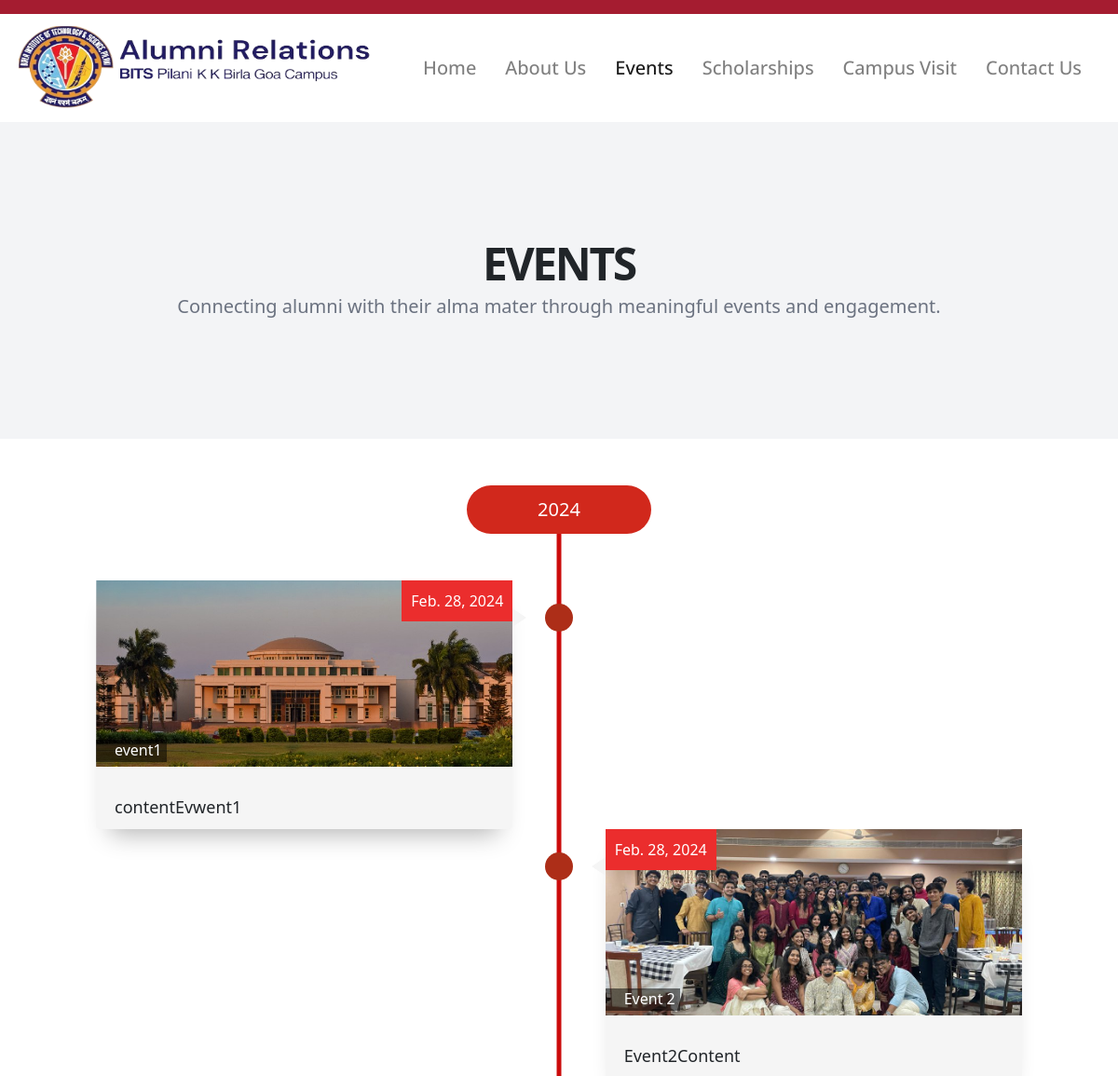
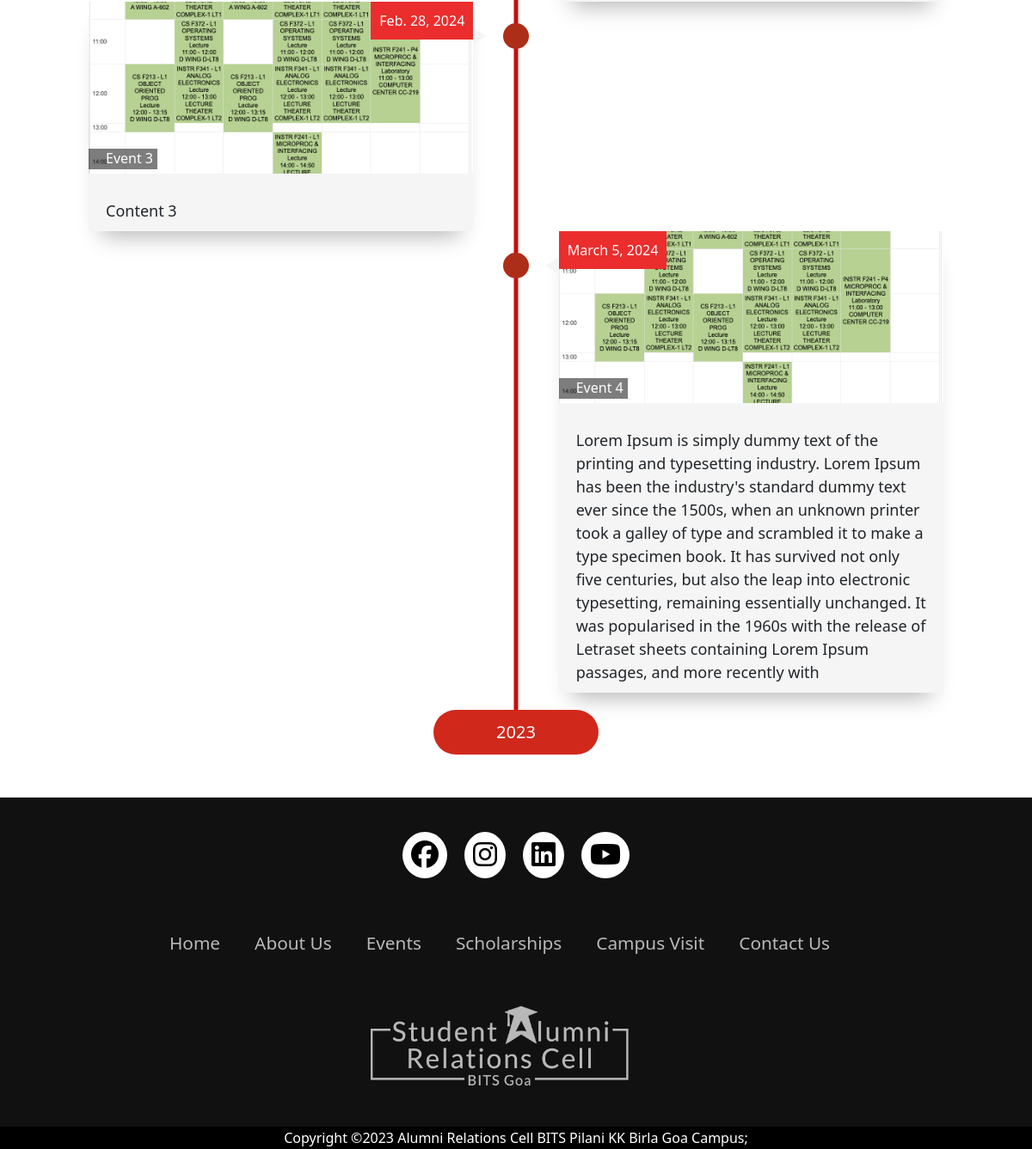
Screenshot of /events/ with the database file from the repository (2 pictures, top to bottom).
### base/models.py (models this page shows, shortened)
class event(models.Model):
    title = models.CharField(max_length=254, null=False, blank=False)
    image = models.ImageField(upload_to="eventsImages/")
    content = models.CharField(max_length=1016, null=False, blank=False)
    date = models.DateField()
    updated = models.DateTimeField(auto_now=True)

### base/views.py (the view)
# urls.py: path('events/', eventView, name="events"),
def eventView(request):
    current_year = datetime.datetime.now().year
    eventObjects = event.objects.filter(date__year=current_year)
    context = {"events": eventObjects,
               "currentYear": current_year,
               "prevYear": current_year-1}
    return render(request, 'base/events.html', context)

### base/templates/base/events.html (shortened to what this page needs)
{%extends "base/base.html"%}
{%load static%}
{% block extrahead %}
  <link rel="stylesheet" href="{% static 'css/events.css' %}">
  <link rel="stylesheet" href="{% static 'css/aboutUs.css' %}">
    <link href="https://cdn.jsdelivr.net/npm/tailwindcss@2.2.16/dist/tailwind.min.css" rel="stylesheet">
{% endblock %}
{%block content%}
<section class="w-full py-12 md:py-24 lg:py-32 bg-gray-100 dark:bg-gray-800">
  <div class="container flex flex-col items-center px-4 md:px-6 space-y-4 mx-auto">
    <div class="text-center space-y-2">
      <h1 class="text-3xl font-bold tracking-tighter sm:text-4xl md:text-5xl">EVENTS</h1>
      <p class="text-gray-500 md:text-xl dark:text-gray-400">
        Connecting alumni with their alma mater through meaningful events and engagement.
      </p>
    </div>
  </div>
</section>
<section style="height: 50px;">
</section>
<section class="timeline">
  <div
    class="container text-center"
    style="
      margin-bottom: 20px;
      position: relative;
      z-index: 1;
      justify-content: center;
    "
  >
    <button
      class="btn btn-lg"
      style="
        background-color: #d1281c;
        border-radius: 50px;
        width: 20%;
        justify-content: center;
        align-items: center;
      "
    >
      <h3 style="color: #ffffff; margin-bottom: 5px; margin-top: 5px">
        {{currentYear}}
      </h3>
    </button>
  </div>
  <div class="container" style="margin-top: 50px; margin-bottom: 50px; position: relative">
    {%for event in events%}
      <div class="timeline-item">
        <div class="timeline-img">
        </div>
        <div class="timeline-content timeline-card js--fadeInRight">
          <div class="timeline-img-header">
            <div class="imageContainer">
              <img class="imageData" src="{{event.image.url}}" alt="img">
            </div>
            <h2 class="title-background">{{event.title}}</h2>
          </div>
          <div class="date">{{event.date}}</div>
          <p>
            {{event.content}}
          </p>
        </div>
      </div>
    {%endfor%}
    <div class="container text-center"
      style="
        margin-top: 20px;
        margin-bottom: 20px;
        position: relative;
        z-index: 1;
        justify-content: center;
      "
    >
      <button
        class="btn btn-lg"
        style="
          background-color: #d1281c;
          border-radius: 50px;
          width: 20%;
          justify-content: center;
          align-items: center;
        "
      >
        <h3 style="color: #ffffff; margin-bottom: 5px; margin-top: 5px">
          {{prevYear}}
        </h3>
      </button>
    </div>
  </div>
</section>
{%endblock%}

### base/static/css/styles.css (style rules this page uses)
body { font-family: Arial, sans-serif; max-width: 100%; overflow-x: hidden; margin: 0; padding: 0; box-sizing: border-box; }
.container { width: 90%; margin: 0 auto; max-width: 1200px; }

### base/static/css/events.css (style rules this page uses)
html, body { overflow-x: hidden; }
h1 { font-size: 200%; text-transform: uppercase; letter-spacing: 3px; font-weight: 400; }
.timeline-img { width: 30px; height: 30px; background: #ad2e18; border-radius: 50%; position: absolute; left: 50%; margin-top: 25px; margin-left: -15px; object-fit: cover; object-position: center; }
.timeline-img-header { background: linear-gradient(rgba(0, 0, 0, 0), rgba(0, 0, 0, 0.4)); background-size: cover; height: 200px; position: relative; margin-bottom: 20px; overflow: hidden; }
.timeline-img-header img { width: 100%; height: auto; position: absolute; top: 50%; left: 50%; transform: translate(-50%, -50%); object-fit: contain; margin: 0 auto; }
.timeline { position: relative; }
.timeline::before { content: ""; background: #cc0c0c; width: 5px; height: calc(100% - 30px); position: absolute; left: 50%; top: 15px; transform: translateX(-50%); }
.container.text-center { margin-bottom: -20px; }
.timeline-item:nth-child(even) .timeline-content { float: right; padding: 40px 30px 10px 30px; }
.timeline-item:nth-child(even) .timeline-content .date { right: auto; left: 0; }
.timeline-item:nth-child(even) .timeline-content::after { content: ""; position: absolute; border-style: solid; width: 0; height: 0; top: 30px; left: -15px; border-width: 10px 15px 10px 0; border-color: transparent #f5f5f5 transparent transparent; }
.timeline-item::after { content: ""; display: block; clear: both; }
.timeline-content { position: relative; width: 45%; padding: 10px 30px; border-radius: 4px; background: #f5f5f5; box-shadow: 0 20px 25px -15px rgba(0, 0, 0, 0.3); }
.timeline-content::after { content: ""; position: absolute; border-style: solid; width: 0; height: 0; top: 30px; right: -15px; border-width: 10px 0 10px 15px; border-color: transparent transparent transparent #f5f5f5; }
.timeline-img { width: 30px; height: 30px; background: #ad2e18; border-radius: 50%; position: absolute; left: 50%; margin-top: 25px; margin-left: -15px; }
.timeline-card { padding: 0 !important; }
.timeline-card p { padding: 10px 20px; font-size: large; }
.timeline-item .timeline-img-header { background: linear-gradient(rgba(0, 0, 0, 0), rgba(0, 0, 0, 0.4)); background-size: cover; }
.timeline-img-header { height: 200px; position: relative; margin-bottom: 20px; }
.timeline-img-header h2 { color: #ffffff; position: absolute; bottom: 5px; padding-left: 20px; padding-top: 2.5px; padding-bottom: 2.5px; padding-right: 5px; }
.date { background: #eb2d2d; display: inline-block; color: #ffffff; padding: 10px; position: absolute; top: 0; right: 0; }
.imageContainer { width: 100%; height: 200px; overflow: hidden; position: relative; }
.imageData { width: auto; height: 100%; position: absolute; left: 50%; top: 50%; transform: translate(-50%, -50%); }
.title-background { background-color: #00000082; }

### rows the page displays
event: image (picture), title "event1", date "Feb. 28, 2024", content "contentEvwent1"
event: image (picture), title "Event 2", date "Feb. 28, 2024", content "Event2Content"
event: image (picture), title "Event 3", date "Feb. 28, 2024", content "Content 3"
event: image (picture), title "Event 4", date "March 5, 2024", content "Lorem Ipsum is simply dummy text of the printing and typesetting industry. Lorem Ipsum has been the industry's standard dummy text ever since the 1500s, when an unknown printer took a galley of type and scrambled it to make a type specimen book. It has survived not only five centuries, but also the leap into electronic typesetting, remaining essentially unchanged. It was popularised in the 1960s with the release of Letraset sheets containing Lorem Ipsum passages, and more recently with"
